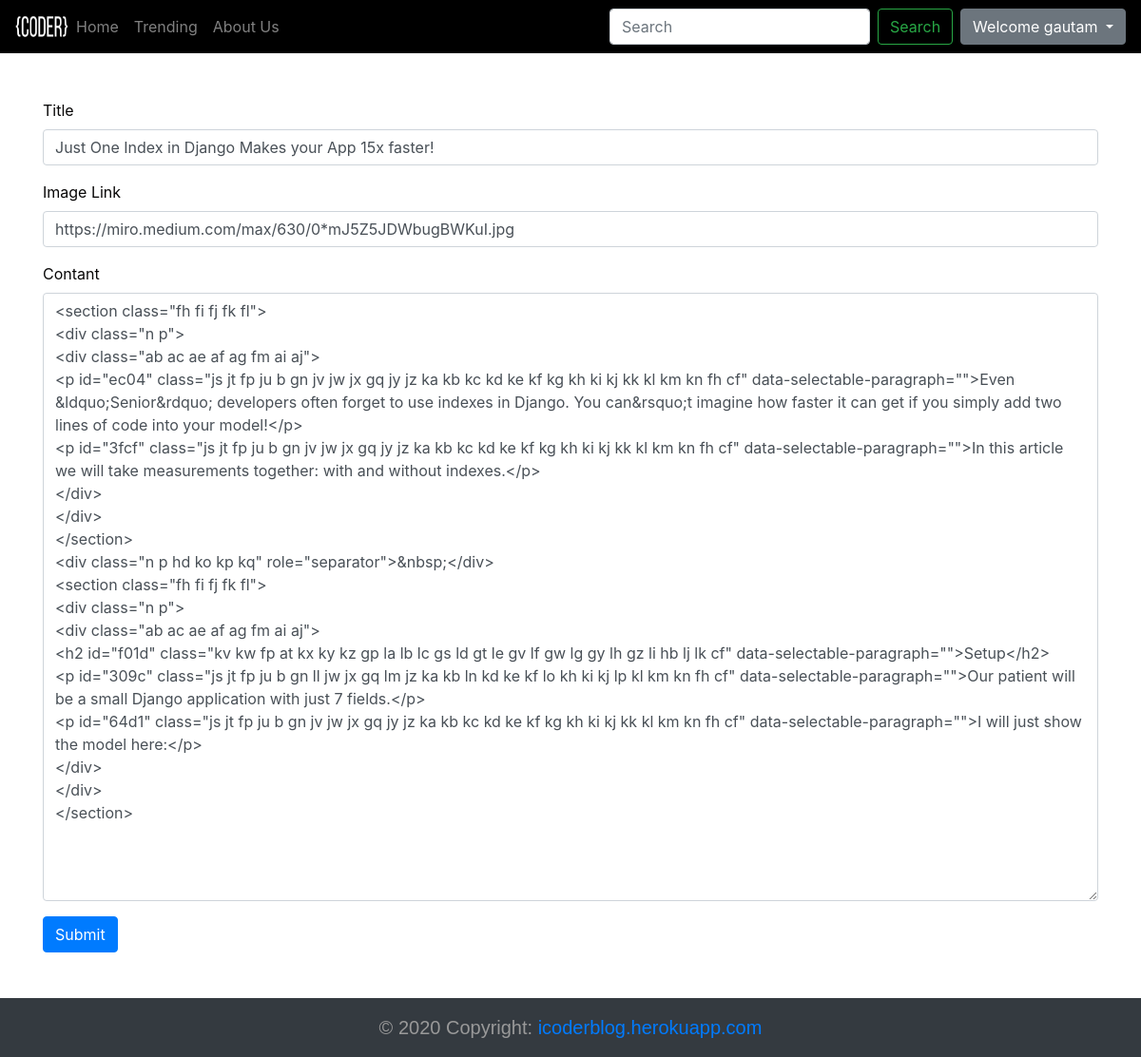
The page /editPost/13 (signed in) on the database its author committed.
### blog/models.py (models this page shows, shortened)
class Blogpost(models.Model):
    post_id = models.AutoField(primary_key=True)
    user = models.ForeignKey(User,on_delete=models.CASCADE)
    title = models.CharField(max_length=100)
    contant = models.TextField(max_length=5000)
    pub_date = models.DateTimeField(auto_now_add=True)
    view = models.IntegerField(default=0)
    IMG_url = models.CharField(max_length=250,default='')

### blog/views.py (the view, shortened to what this page needs)
# urls.py: path("editPost/<int:id>",views.edit_post,name="EditPost"),
def edit_post(request,id):
    try:
        user = request.session['user']
        print("user==",user)
    except:
        messages.warning(request,"Please Login")
        return redirect("/")
    if user and request.method=="GET":
        try:
            post = Blogpost.objects.get(post_id=id)
            if request.user==post.user:
                return render(request,"blog/edit_post.html",{"post":post})
            else:
                messages.error(request,"You are not Authenticated for this action")
            return redirect("/")
        except:
            messages.error(request,"Post not available")
            return redirect("/")

### templates/blog/edit_post.html (shortened to what this page needs)
{% extends 'base.html' %}
{% block body %}
<div class="container mt-5">
<form  id="blog-form" method="POST" action="{% url 'EditPost' post.post_id %}">
    <div class="form-group">
        <label>Title</label>
        <input type="title" class="form-control" placeholder="Title" name="title" value="{{post.title}}" required>
    </div>
    <div class="form-group">
        <label>Image Link</label>
        <input type="url" class="form-control" placeholder="Image Link" name="img_url" value="{{post.IMG_url}}" required>
    </div>
    <div class="form-group">
        <label>Contant</label>
        <textarea class="form-control" id="myTextarea" name="contant" >{{post.contant}}</textarea>
    </div>
    <button type="submit" class="btn btn-primary">Submit</button>
</form>
</div>
{% endblock body %}

### templates/base.html (shortened to what this page needs)
<!Doctype html>
<html lang="en">
{% load static %}
<head>
  <link rel="stylesheet" href="https://stackpath.bootstrapcdn.com/bootstrap/4.2.1/css/bootstrap.min.css"
>
  <link rel="stylesheet" href="https://cdnjs.cloudflare.com/ajax/libs/font-awesome/4.7.0/css/font-awesome.min.css">
</head>
<body>
  <nav class="navbar navbar-expand-lg navbar-dark" style="background-color: black;">
    <a href="/"><img src="{% static "blog/coder.png"%}" style="width:3.5rem;height:1.5rem;"></a>
    <div class=" collapse navbar-collapse" id="navbarSupportedContent">
      <ul class="navbar-nav mr-auto">
        <li class="nav-item {% block homeactive %}{% endblock homeactive%}">
          <a class="nav-link" href="/">Home <span class="sr-only">(current)</span></a>
        </li>
        <li class="nav-item {% block trendactive %}{% endblock trendactive%}">
          <a class="nav-link" href="/trending/">Trending<span class="sr-only">(current)</span></a>
        </li>
        <li class="nav-item {% block aboutactive %}{% endblock aboutactive%}">
          <a class="nav-link" href="/about/">About Us</a>
        </li>
      </ul>
      <form class="form-inline my-2 my-lg-0" method='get' action='/search/'>
        <input class="form-control mr-sm-2" type="search" placeholder="Search" aria-label="Search" name="query"
          id="query">
        <button class="btn btn-outline-success my-2 my-sm-0" type="submit">Search</button>
      </form>
      {% if user.is_authenticated %}
      <ul class="navbar-nav ml-2">
        <li class="nav-item dropdown">
          <a class="btn btn-secondary dropdown-toggle" href="#" role="button" id="dropdownMenuLink"
            data-toggle="dropdown" aria-haspopup="true" aria-expanded="false">
            Welcome {{request.user}}
          </a>
        </li>
      </ul>
      {%endif%}
  </nav>
  {% block body %} {% endblock %}
<footer class="page-footer bg-dark mt-5">
  <div class="footer-copyright text-center py-3">© 2020 Copyright:
    <a href="https://icoderblog.herokuapp.com/">icoderblog.herokuapp.com</a>
  </div>
</footer>
</body>
</html>

### rows shown on the page
Blogpost: title "Just One Index in Django Makes your App 15x faster!", img_url "https://miro.medium.com/max/630/0*mJ5Z5JDWbugBWKuI.jpg", contant "<section class=\"fh fi fj fk fl\"> <div class=\"n p\"> <div class=\"ab ac ae af ag fm ai aj\"> <p id=\"ec04\" class=\"js jt fp ju b gn jv jw jx gq jy jz ka kb kc kd ke kf kg kh ki kj kk kl km kn fh cf\" data-selectable-paragraph=\"\">Even &ldquo;Senior&rdquo; developers often forget to use indexes in Django. You can&rsquo;t imagine how faster it can get if you simply add two lines of code into your model!</p> <p id=\"3fcf\" class=\"js jt fp ju b gn jv jw jx gq jy jz ka kb kc kd ke kf kg kh ki kj kk kl km kn fh cf\" data-selectable-paragraph=\"\">In this article we will take measurements together: with and without indexes.</p> </div> </div> </section> <div class=\"n p hd ko kp kq\" role=\"separator\">&nbsp;</div>…"

### other values the page prints
{{ request.user }} "gautam"
